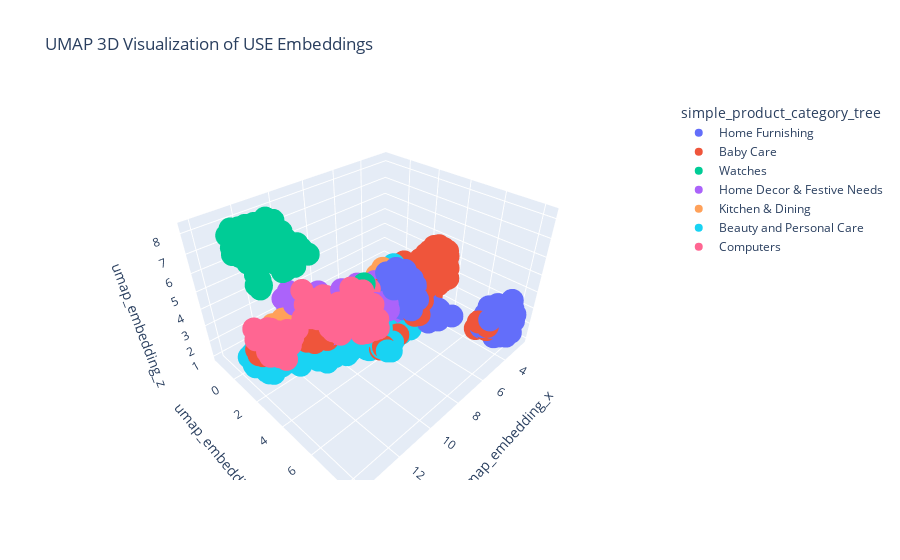

The notebook cell saved with this chart:
### Code cell
fig = px.scatter_3d(corpus_USE,
                    x='umap_embedding_x',
                    y='umap_embedding_y',
                    z='umap_embedding_z',
                    color='simple_product_category_tree',
                    hover_data=['NMF_label'],
                    title='UMAP 3D Visualization of USE Embeddings')
fig.show()

### Figure 1 — Plotly figure (JSON) as saved in the notebook; plotly's stock layout.template omitted (floating-point values rounded to 4 significant figures; data arrays with more than 128 entries replaced by an {"elided": "..."} marker saying what was removed)
{"data": [{"customdata": {"elided": "150x1 int values"}, "hovertemplate": "simple_product_category_tree=Home Furnishing<br>umap_embedding_x=%{x}<br>umap_embedding_y=%{y}<br>umap_embedding_z=%{z}<br>NMF_label=%{customdata[0]}<extra></extra>", "legendgroup": "Home Furnishing", "marker": {"color": "#636efa", "symbol": "circle"}, "mode": "markers", "name": "Home Furnishing", "scene": "scene", "showlegend": true, "type": "scatter3d", "x": {"elided": "150 float values"}, "y": {"elided": "150 float values"}, "z": {"elided": "150 float values"}}, {"customdata": {"elided": "150x1 int values"}, "hovertemplate": "simple_product_category_tree=Baby Care<br>umap_embedding_x=%{x}<br>umap_embedding_y=%{y}<br>umap_embedding_z=%{z}<br>NMF_label=%{customdata[0]}<extra></extra>", "legendgroup": "Baby Care", "marker": {"color": "#EF553B", "symbol": "circle"}, "mode": "markers", "name": "Baby Care", "scene": "scene", "showlegend": true, "type": "scatter3d", "x": {"elided": "150 float values"}, "y": {"elided": "150 float values"}, "z": {"elided": "150 float values"}}, {"customdata": {"elided": "150x1 int values"}, "hovertemplate": "simple_product_category_tree=Watches<br>umap_embedding_x=%{x}<br>umap_embedding_y=%{y}<br>umap_embedding_z=%{z}<br>NMF_label=%{customdata[0]}<extra></extra>", "legendgroup": "Watches", "marker": {"color": "#00cc96", "symbol": "circle"}, "mode": "markers", "name": "Watches", "scene": "scene", "showlegend": true, "type": "scatter3d", "x": {"elided": "150 float values"}, "y": {"elided": "150 float values"}, "z": {"elided": "150 float values"}}, {"customdata": {"elided": "150x1 int values"}, "hovertemplate": "simple_product_category_tree=Home Decor & Festive Needs<br>umap_embedding_x=%{x}<br>umap_embedding_y=%{y}<br>umap_embedding_z=%{z}<br>NMF_label=%{customdata[0]}<extra></extra>", "legendgroup": "Home Decor & Festive Needs", "marker": {"color": "#ab63fa", "symbol": "circle"}, "mode": "markers", "name": "Home Decor & Festive Needs", "scene": "scene", "showlegend": true, "type": "scatter3d", "x": {"elided": "150 float values"}, "y": {"elided": "150 float values"}, "z": {"elided": "150 float values"}}, {"customdata": {"elided": "150x1 int values"}, "hovertemplate": "simple_product_category_tree=Kitchen & Dining<br>umap_embedding_x=%{x}<br>umap_embedding_y=%{y}<br>umap_embedding_z=%{z}<br>NMF_label=%{customdata[0]}<extra></extra>", "legendgroup": "Kitchen & Dining", "marker": {"color": "#FFA15A", "symbol": "circle"}, "mode": "markers", "name": "Kitchen & Dining", "scene": "scene", "showlegend": true, "type": "scatter3d", "x": {"elided": "150 float values"}, "y": {"elided": "150 float values"}, "z": {"elided": "150 float values"}}, {"customdata": {"elided": "150x1 int values"}, "hovertemplate": "simple_product_category_tree=Beauty and Personal Care<br>umap_embedding_x=%{x}<br>umap_embedding_y=%{y}<br>umap_embedding_z=%{z}<br>NMF_label=%{customdata[0]}<extra></extra>", "legendgroup": "Beauty and Personal Care", "marker": {"color": "#19d3f3", "symbol": "circle"}, "mode": "markers", "name": "Beauty and Personal Care", "scene": "scene", "showlegend": true, "type": "scatter3d", "x": {"elided": "150 float values"}, "y": {"elided": "150 float values"}, "z": {"elided": "150 float values"}}, {"customdata": {"elided": "150x1 int values"}, "hovertemplate": "simple_product_category_tree=Computers<br>umap_embedding_x=%{x}<br>umap_embedding_y=%{y}<br>umap_embedding_z=%{z}<br>NMF_label=%{customdata[0]}<extra></extra>", "legendgroup": "Computers", "marker": {"color": "#FF6692", "symbol": "circle"}, "mode": "markers", "name": "Computers", "scene": "scene", "showlegend": true, "type": "scatter3d", "x": {"elided": "150 float values"}, "y": {"elided": "150 float values"}, "z": {"elided": "150 float values"}}], "layout": {"legend": {"title": {"text": "simple_product_category_tree"}, "tracegroupgap": 0}, "scene": {"domain": {"x": [0, 1], "y": [0, 1]}, "xaxis": {"title": {"text": "umap_embedding_x"}}, "yaxis": {"title": {"text": "umap_embedding_y"}}, "zaxis": {"title": {"text": "umap_embedding_z"}}}, "title": {"text": "UMAP 3D Visualization of USE Embeddings"}}}
